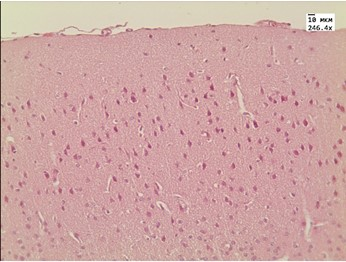
#> input picture 1_DigitalImageProcessingAndBasicGranulometry/Example2/Picture1.png, 346 x 262 px
$ python Example2.py
#> lines starting #> are read from the running program, lines starting #| are printed output that depends on the picture; after the words box and inside, x2 and y2 are one past the last pixel; in counts of white or black regions, pixels touching at a corner belong together
#! /usr/bin/env python

import numpy as np
import pandas as pd
import matplotlib.pylab as plt
import cv2


img1 = cv2.imread("Picture1.png")
#> img1 is the input picture: shape (262, 346, 3); mean B, G, R 165.3, 167.4, 207.2

#cut out printout
img1 = img1[50:-10,10:]
#> img1: shape (202, 336, 3)
cv2.imwrite("output/Example2Cut.png", img1)

#histograms of colors
hist= cv2.calcHist([img1],[0],None,[256],[0,256])
#> hist = 256 values, max 3298 at index 163, min 0 at index 0, mean 265.1
hist2=cv2.calcHist([img1],[1],None,[256],[0,256])
#> hist2 = 256 values, max 3000 at index 164, min 0 at index 0, mean 265.1
hist3=cv2.calcHist([img1],[2],None,[256],[0,256])
#> hist3 = 256 values, max 3436 at index 206, min 0 at index 0, mean 265.1
##plot histograms
plt.subplot(1, 3, 1)
plt.plot(hist/max(hist))
plt.title('Hist Blue : ')
plt.subplot(1, 3, 2)
plt.plot(hist2/max(hist2),color="green")
plt.title('Hist Green : ')
plt.subplot(1, 3, 3)
plt.plot(hist3/max(hist3),color="red")
plt.title('Hist Red : ')
plt.savefig("output/Example2ColorHistograms")
#> figure, not shown here; panel 1: curve peaks at x = 163, y = 1; panel 2: curve peaks at x = 164, y = 1; panel 3: curve peaks at x = 206, y = 1
plt.show()


#histogram equalization
src = cv2.cvtColor(img1, cv2.COLOR_BGR2HSV)
#> src: shape (202, 336, 3); mean H, S, V 103.2, 57.7, 206.6
h,s,v = cv2.split(src)
v = cv2.equalizeHist(v)
src = cv2.merge([h,s,v])
#> src: shape (202, 336, 3); mean H, S, V 103.2, 57.7, 131.5
img1 = cv2.cvtColor(src, cv2.COLOR_HSV2BGR)
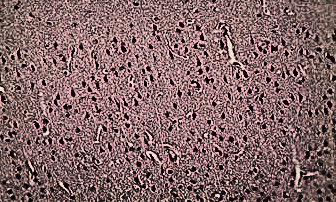
#> img1: shape (202, 336, 3); mean B, G, R 103.6, 103.1, 131.5
cv2.imwrite("output/Example2Equalization.png", img1)


#histograms of colors after normalization
hist= cv2.calcHist([img1],[0],None,[256],[0,256])
#> hist = 256 values, max 1148 at index 63, min 0 at index 222, mean 265.1
hist2=cv2.calcHist([img1],[1],None,[256],[0,256])
#> hist2 = 256 values, max 680 at index 42, min 0 at index 229, mean 265.1
hist3=cv2.calcHist([img1],[2],None,[256],[0,256])
#> hist3 = 256 values, max 3436 at index 119, min 0 at index 18, mean 265.1
plt.subplot(1, 3, 1)
plt.plot(hist/max(hist))
plt.title('Hist Blue : ')
plt.subplot(1, 3, 2)
plt.plot(hist2/max(hist2),color="green")
plt.title('Hist Green : ')
plt.subplot(1, 3, 3)
plt.plot(hist3/max(hist3),color="red")
plt.title('Hist Red : ')
plt.savefig("output/Example2ColorHistogramsEqualization.png")
#> figure, not shown here; panel 1: curve peaks at x = 163, y = 1; panel 1: curve peaks at x = 63, y = 1; panel 2: curve peaks at x = 164, y = 1; panel 2: curve peaks at x = 42, y = 1
plt.show()


#scale figure
img1 = cv2.resize(img1,None,fx=4, fy=4, interpolation = cv2.INTER_CUBIC)
#> img1: shape (808, 1344, 3)
# convert to BW
img1_BW = cv2.cvtColor(img1, cv2.COLOR_BGR2GRAY)
cv2.imwrite("output/Example2BW.png", img1_BW)


#bilateral filtering
img1_BW = cv2.bilateralFilter(img1_BW,9,75,75)
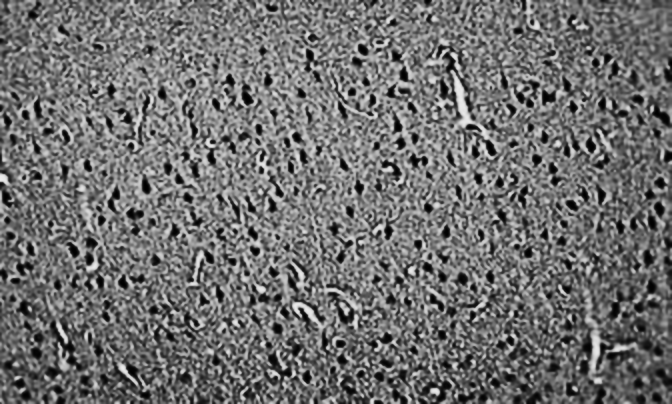
#> img1_BW: shape (808, 1344) (shown at 1/2 size); min 0, max 238, mean 111.8
cv2.imwrite("output/Example2BWFiltering.png", img1_BW)


#compute gray histogram
hist1 = cv2.calcHist([img1_BW], [0], None, [256], [0,256])
#> hist1 = 256 values, max 8280 at index 116, min 0 at index 239, mean 4242
plt.plot(hist1.ravel()/hist1.max())
plt.savefig("output/Example2HistogramBW.png")
#> figure, not shown here; panel 1: curve peaks at x = 163, y = 1; panel 1: curve peaks at x = 63, y = 1; panel 2: curve peaks at x = 164, y = 1; panel 2: curve peaks at x = 42, y = 1
plt.show()

#tresholding - we select 40 for selecting black granules
ret1m, thresh1 = cv2.threshold(img1_BW, 40, 256, cv2.THRESH_BINARY)
#> thresh1: shape (808, 1344); 91.5% white; 1048 black regions (433 under 20 px), largest, box (x1, y1, x2, y2) and area: (101, 642, 165, 741) 1135, (1305, 208, 1341, 253) 631, (862, 762, 903, 808) 582

#remove small dots
thresh1 = cv2.dilate(thresh1, np.ones((5, 5), np.uint8))
#> thresh1: shape (808, 1344); 97.3% white; 514 black regions (193 under 20 px), largest, box (x1, y1, x2, y2) and area: (1313, 740, 1344, 770) 336, (1308, 213, 1337, 250) 330, (876, 765, 900, 802) 252
thresh1 = cv2.erode(thresh1, np.ones((5, 5), np.uint8))
#> thresh1: shape (808, 1344); 93.1% white; 477 black regions (1 under 20 px), largest, box (x1, y1, x2, y2) and area: (101, 643, 149, 705) 725, (1306, 211, 1339, 252) 610, (1311, 738, 1344, 772) 566

cv2.imwrite("output/Example2BWThresholding.png", thresh1)

#reverse colors in mask
thresh2 = abs(thresh1 - 255)
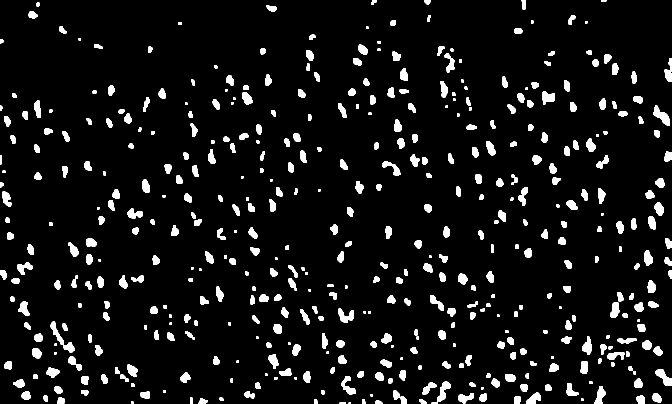
#> thresh2: shape (808, 1344) (shown at 1/2 size); values 0 (black) and 1 (white), 6.9% white; 477 white regions (1 under 20 px)


#find contours
contours, _ = cv2.findContours(thresh2, cv2.RETR_LIST, cv2.CHAIN_APPROX_TC89_L1 )
#> contours = 477 contours, 42 with area under 20; largest, box (x1, y1, x2, y2) and area: (101, 643, 149, 705) 644, (1306, 211, 1339, 252) 560, (1311, 738, 1344, 772) 512, (874, 763, 902, 804) 478, (677, 617, 707, 646) 436
blank = np.ones(thresh2.shape)*255
cv2.drawContours(blank, contours, -1, (0, 0, 0), 3)
#> blank: shape (808, 1344) float64; 91% white; 458 black regions, largest, box (x1, y1, x2, y2) and area: (99, 641, 151, 707) 852, (1212, 701, 1262, 735) 697, (1218, 582, 1249, 638) 630
print("# of contours found: ", len(contours))
#| # of contours found:  477
cv2.imwrite("output/Example2BWCountour.png", blank)

#minmimal area rectangle
img1_tmp1 = img1.copy()
img1_tmp2 = img1.copy()
for idx, cnt in enumerate(contours):
    minRect = cv2.minAreaRect(cnt)
    box = cv2.boxPoints(minRect)
    box = np.int0(box)
    cv2.drawContours(img1_tmp1, [box], 0, (0,0,255), 2)
    cv2.drawContours(img1_tmp2, [box], 0, (0,0,255), 2)
    cv2.putText(img1_tmp2, '{}'.format(idx), (int(box[0][0]), int(box[0][1]) ), cv2.FONT_HERSHEY_SIMPLEX, 0.5, (255, 255, 255), 1, cv2.LINE_AA)
#> this loop made 477 passes
#> (minRect, box) on passes 3, 5, 6: (((684.5, 805.5), (3, 11), -90), [[690, 807], [679, 807], [679, 804], [690, 804]]), (((757, 804), (6, 14), -90), [[764, 807], [750, 807], [750, 801], [764, 801]]), (((845, 802.5), (9, 14), -90), [[852, 807], [838, 807], [838, 798], [852, 798]])
#> img1_tmp1: shape (808, 1344, 3); mean B, G, R 100.2, 99.8, 143.3
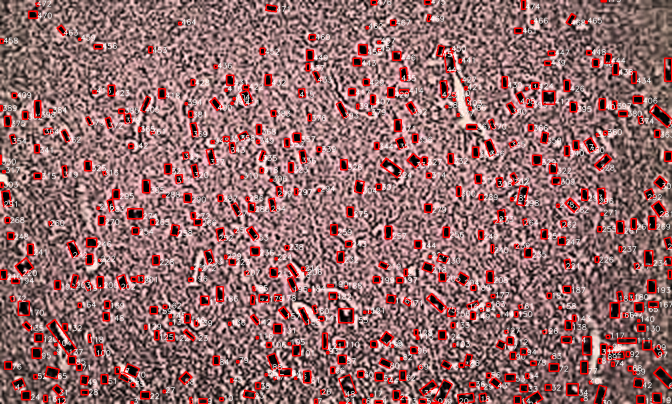
#> img1_tmp2: shape (808, 1344, 3) (shown at 1/2 size); mean B, G, R 105.8, 105.5, 147.2
cv2.imwrite("output/Example2BWMinAreaRectangle.png", img1_tmp1)
cv2.imwrite("output/Example2BWMinAreaRectangleWithIndices.png", img1_tmp2)


#collect images
image = img1.copy()
img_tmp = img1.copy()
filtered_contours = []
selected_img = []
for idx, contour in enumerate(contours):
    #draw selected contur
    minRect = cv2.minAreaRect(contour)
    box = cv2.boxPoints(minRect)
    box = np.int0(box)
    cv2.drawContours(img_tmp, [box], -1, (0,0,255), 1)

    #extract image from bouding rectangle
    x, y, w, h = cv2.boundingRect(contour)
    cropped = image[y:y + h, x:x + w, :].copy()
    feature = cv2.resize(cropped, (20, 20))
    cv2.imwrite("output/figs/{}.png".format(idx), feature)

    #scale cropped image to 1D array
    feature = feature.reshape(-1)
    selected_img.append(feature)
#> this loop made 477 passes
#> (minRect, box, x, y, w, h) on passes 3, 5, 6: (((684.5, 805.5), (3, 11), -90), [[690, 807], [679, 807], [679, 804], [690, 804]], 679, 804, 12, 4), (((757, 804), (6, 14), -90), [[764, 807], [750, 807], [750, 801], [764, 801]], 750, 801, 15, 7), (((845, 802.5), (9, 14), -90), [[852, 807], [838, 807], [838, 798], [852, 798]], 838, 798, 15, 10)
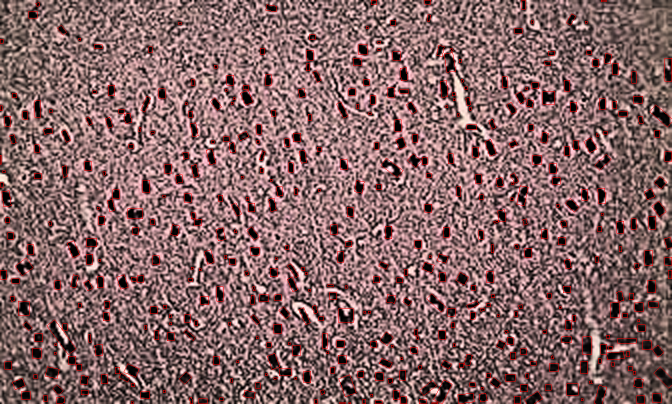
#> img_tmp: shape (808, 1344, 3) (shown at 1/2 size); mean B, G, R 102.7, 102.3, 135.5
#> after the loop, selected_img = 477 items

cv2.imwrite("output/Exmaple2SelectedContours.png", img_tmp)

df = pd.DataFrame(selected_img)
#> df = table of 477 rows and 1200 columns

#k-means number of clusters estimation
from sklearn.cluster import KMeans

k = range(1,20)
WSSE = []

for i in k:
    model = KMeans(n_clusters = i, n_init='auto')
    model.fit_predict(df)
    WSSE.append(model.inertia_)
#> after the loop, WSSE = [853419740.5, 664205062.1, 587496934.9, 567985687.6, 508593686.4, 476203419, 458799949.1, 432887543.3, 410858338.2, 420762415.2, 391025834.2, 380446909.5, 372735756.3, 370486431.3, 364353162.6, 341082737.4, 340501544.8, 331473213.9, 329801483.4]

plt.plot(k,WSSE)
plt.xlabel('K')
plt.ylabel('WSSE')
plt.grid(True)
plt.savefig("output/Example2kmeans.png")
#> figure, not shown here; panel 1: curve peaks at x = 163, y = 1; panel 1: curve peaks at x = 63, y = 1; panel 2: curve peaks at x = 164, y = 1; panel 2: curve peaks at x = 42, y = 1
plt.show()


#k-means
km = KMeans( n_clusters=4, n_init='auto')
df['label'] = km.fit_predict(df)

df.to_csv("output/LabelledContours.csv")

img_tmp = image.copy()
img_ellipse = image.copy()
img_ellipse_closed = image.copy()
ellipsesData = []
for label, df_grouped in df.groupby('label'):
    Ngranules = len(df_grouped)
    print(Ngranules, " in label ", label)
    mask = np.zeros_like(image[:, :, 0])
    cv2.drawContours(mask, [contours[i] for i in df_grouped.index], -1, (255), -1)
    masked_image = cv2.bitwise_and(image, image, mask=mask)
    masked_image[mask==0] = (255,255,255)
    cv2.imwrite("output/Example2label{}.png".format(label), masked_image)

    print("fitting for label = ", label)
    for  idx in df_grouped.index:
        minRect = cv2.minAreaRect(contours[idx])
        box = cv2.boxPoints(minRect)
        box = np.int0(box)
        cv2.drawContours(img_tmp, contours[idx], -1, (0,0,label*50), 1)

        #fit ellypses
        if contours[idx].size < 10 :
            continue
        if w < 2 or h < 2:
            continue
        ellipse = cv2.fitEllipse(contours[idx])
        ellipsesData.append({"id": idx, "x":ellipse[0][0], "y":ellipse[0][1], "majorAxis": ellipse[1][0], "minorAxis": ellipse[1][1], "angle": ellipse[2], "class": label})
        if max(ellipse[1]) < 50:
            cv2.ellipse(img_ellipse, ellipse, (0,0,label*50), 1, cv2.LINE_AA)
            cv2.putText(img_ellipse, '{}_{}'.format(idx, label), (int(box[0][0]), int(box[0][1]) ), cv2.FONT_HERSHEY_SIMPLEX, 0.5, (255, 255, 255), 1, cv2.LINE_AA)
            cv2.ellipse(img_ellipse_closed, ellipse, (0,0,label*50), -1, cv2.LINE_AA) #open ellypses
            cv2.putText(img_ellipse_closed, '{}_{}'.format(idx, label), (int(box[0][0]), int(box[0][1]) ), cv2.FONT_HERSHEY_SIMPLEX, 0.5, (255, 255, 255), 1, cv2.LINE_AA)
#> this loop made 4 passes
#> (df_grouped, Ngranules) on passes 1 to 4: (table of 26 rows and 1201 columns, 26), (table of 296 rows and 1201 columns, 296), (table of 81 rows and 1201 columns, 81), (table of 74 rows and 1201 columns, 74)
#| 26  in label  0
#| fitting for label =  0
#| 296  in label  1
#| fitting for label =  1
#| 81  in label  2
#| fitting for label =  2
#| 74  in label  3
#| fitting for label =  3
#> img_ellipse: shape (808, 1344, 3); mean B, G, R 109.4, 108.9, 137.2
#> img_ellipse_closed: shape (808, 1344, 3); mean B, G, R 108.3, 107.9, 140.4
#> img_tmp: shape (808, 1344, 3); mean B, G, R 103.8, 103.3, 131.7
#> mask: shape (808, 1344); 1.4% white; 74 white regions, largest, box (x1, y1, x2, y2) and area: (682, 753, 712, 790) 476, (36, 602, 59, 631) 399, (1037, 374, 1055, 412) 375
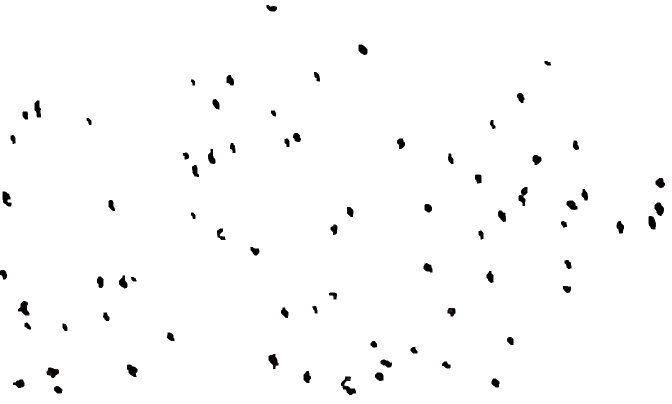
#> masked_image: shape (808, 1344, 3) (shown at 1/2 size); mean B, G, R 251.4, 251.4, 251.5
#> after the loop, ellipsesData = 393 items

df_ellipses = pd.DataFrame.from_records(ellipsesData)
#> df_ellipses = table of 393 rows and 7 columns
df_ellipses.to_csv("output/ellipses.csv")

cv2.imwrite('output/Example2_color_segmentation.png', img_tmp)
cv2.imwrite('output/Example2_color_ellypses.png', img_ellipse)
cv2.imwrite('output/Example2_color_ellypses_closed.png', img_ellipse_closed)

#angle histogram
plt.hist(np.array(df_ellipses.angle)%90)
plt.xlabel("angle[deg]  mod 90")
plt.ylabel("No. of ellipses")
plt.savefig("output/Example2AngleDistibution.png")
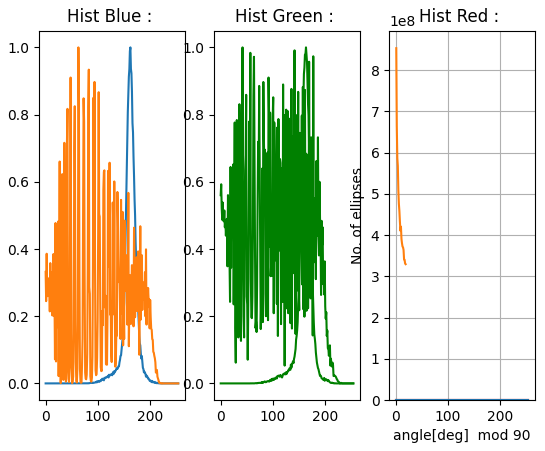
#> figure drawn by matplotlib, 3 panels; panel 1: curve peaks at x = 163, y = 1; panel 1: curve peaks at x = 63, y = 1; panel 2: curve peaks at x = 164, y = 1; panel 2: curve peaks at x = 42, y = 1
plt.show()
